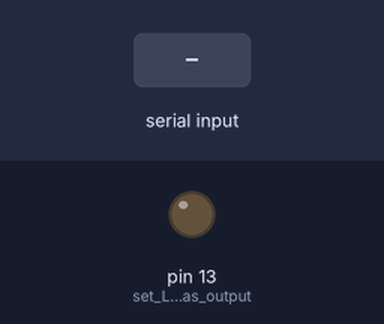
Recording of a sketch running on a simulated Arduino Uno, built with avr-gcc and run on an emulated ATmega328P. Shown: output pins drawn as LEDs (lit = HIGH). The inputs (shaded band) are chosen by the test bench.

Above: at 1.2 s.
1.3 s: "1" received over Serial
At 2.4 s:
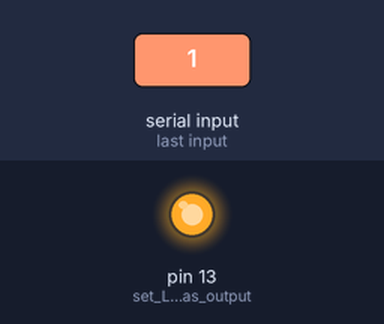
2.8 s: "0" received over Serial
At 3.6 s:
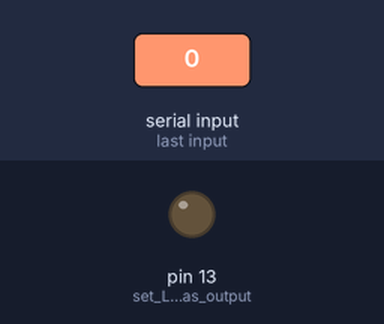
Timing chart, 0 to 5.8 s (numbered marks = the images above; inputs shaded):
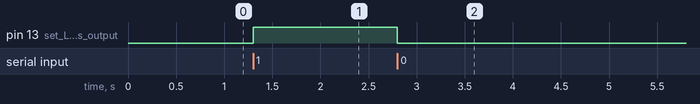

Measured:
- after the input at 1.3 s, pin 13 (set_LED_pin_as_output): LOW → HIGH at once
- after the input at 2.8 s, pin 13 (set_LED_pin_as_output): HIGH → LOW at once

The sketch:

Receiver.ino
```cpp
void setup() {
  pinMode(8, INPUT_PULLUP); // set push button pin as input
  pinMode(13, OUTPUT);      // set LED pin as output
  digitalWrite(13, LOW);    // switch off LED pin

  Serial.begin(9600);       // initialize UART with baud rate of 9600 bps
}

void loop() {
  if(Serial.available()) {
    char data_rcvd = Serial.read();   // read one byte from serial buffer and save to data_rcvd

    if(data_rcvd == '1') digitalWrite(13, HIGH);  // switch LED On
    if(data_rcvd == '0') digitalWrite(13, LOW);   // switch LED Off
  }
}
```
